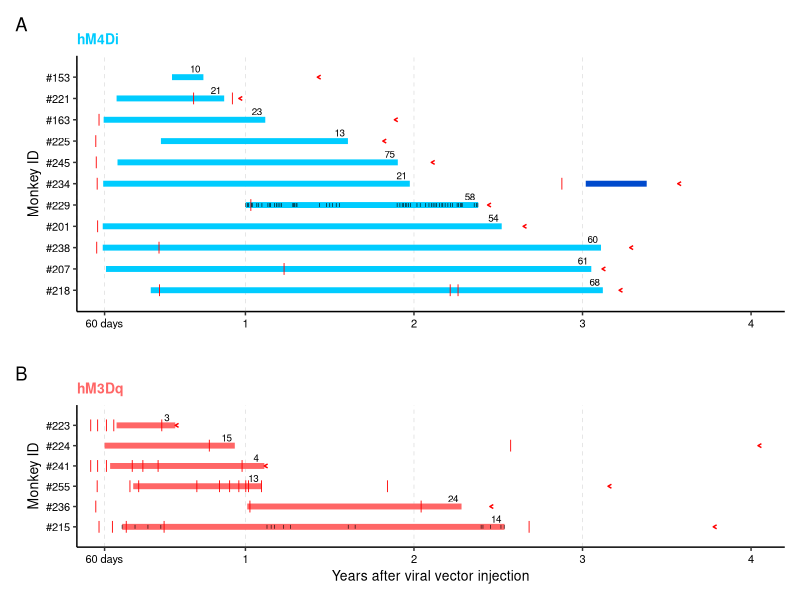

Recreate this plot in R.
library(tidyverse)
library(ggplot2)
library(patchwork)
library(ggrepel)
library(openxlsx)

# variables
M3color="#FF6666"
M4color="#00CCFF"
M4negative="#004ACC"
linesize=2
g_start =0
g_end=1600
g_seq=365
d60=60/365

sortid=c("#215","#236","#255","#241","#224","#223",
         "#218","#207","#238","#201","#229","#234","#245","#225","#163","#221","#153")
sortid1=c("215R","236J","255C","241J","224J","223C",
          "229R","234J","245J","225J","163R","221J","153R","201R","207R","218J","238J")

#-#-#-#-#-#-#-#
# data import #
#-#-#-#-#-#-#-#
df = read.xlsx("modulation_effect.xlsx",1) %>%
  pivot_longer(cols=c(start.y,end.y),names_to = "StartEnd",values_to = "year") %>%
  mutate(moid=factor(moid,levels=sortid))

#data frame of positive results
dfp = df %>%
  dplyr::filter(effect=="positive")

#data frame of 234 distinguished results
dfn = df %>%
  dplyr::filter(effect=="negative")

#functional assessments
petdate=read.csv(file="df_petdate.csv")      #dcz-pet
behavdate=read.csv(file="df_behavdate.csv")  #behavior
fdgdate=read.csv(file="df_fdgdate.csv")      #fdg-pet
histdate=read.csv(file="df_histdate.csv")    #perfusion

#plot for hM3Dq
gM3 <- ggplot(subset(dfp,dreadd=="hM3Dq"), mapping=aes(x=moid,y=year))+
  geom_hline(yintercept = c(d60,seq(0,3,1)),size=0.25,linetype="dashed",color="#DDDDDD")+
  geom_line(mapping=aes(group=group),linewidth=linesize,color=M3color)+
  geom_text(
    data=subset(subset(dfp,dreadd=="hM3Dq"),StartEnd=="end.y"),
    aes(x=moid,y=year,label=activation),,size=2.5,
    position=position_nudge(x=0.4,y=-0.05)
  )+
  #DCZ-PET timing
  geom_segment(data=subset(petdate,dreadd=="hM3Dq"),
               aes(x=moid,y=years,xend=moid,yend=years),
               arrow=arrow(angle=90,length=unit(1.5,'mm')),
               lwd=0.3,color="#FF0000")+
  #perfusion timing
  geom_segment(data=subset(histdate,dreadd=="hM3Dq"),
               aes(x=moid,y=years,xend=moid,yend=years),
               arrow=arrow(angle=30,length=unit(1,'mm')),
               lwd=0.5,color="#FF0000")+
  #behavior timing
  geom_segment(data=subset(behavdate,dreadd=="hM3Dq"),
               aes(x=moid,y=years,xend=moid,yend=years),
               arrow=arrow(angle=90,length=unit(0.5,'mm')),
               lwd=0.2,color="#000000")+
  #FDG-PET timing
  geom_segment(data=subset(fdgdate,dreadd=="hM3Dq"),
               aes(x=moid,y=years,xend=moid,yend=years),
               arrow=arrow(angle=90,length=unit(0.5,'mm')),
               lwd=0.2,color="#000000")+
  #theme settings
  theme_classic()+
  theme(strip.background = element_blank(),
        strip.text = element_text(size=8),
        legend.position = "none",
        plot.title = element_text(color=M3color,face="bold",size=10),
        panel.grid.major = element_blank(),
        panel.grid.minor = element_blank(),
        panel.background = element_blank(),
        axis.text=element_text(size=8,color="black"),
        axis.title=element_text(size=10))+
  labs(title="hM3Dq",
       y="Years after viral vector injection",
       x="Monkey ID",
       color="DREADD")+
  #axis settings
  scale_x_discrete(expand=c(0,1))+
  scale_y_continuous(breaks=c(d60,seq(1,5,1)),limits=c(0,4.2),expand=c(0,0),labels = c("60 days",seq(1,5,1)))+
  coord_flip()

#plot for hM4Di
gM4 <- ggplot(subset(dfp,dreadd=="hM4Di"), mapping=aes(x=moid,y=year))+
  geom_hline(yintercept = c(d60,seq(0,3,1)),size=0.25,linetype="dashed",color="#DDDDDD")+
  geom_line(mapping=aes(group=group),linewidth=linesize,color=M4color)+
  geom_line(data=dfn,mapping=aes(x=moid,y=year),color=M4negative,size=linesize)+
  geom_text(
    data=subset(subset(dfp,dreadd=="hM4Di"),StartEnd=="end.y"),
    aes(x=moid,y=year,label=activation),,size=2.5,
    position=position_nudge(x=0.4,y=-0.05)
  )+
  #DCZ-PET timing
  geom_segment(data=subset(petdate,dreadd=="hM4Di"),
               aes(x=moid,y=years,xend=moid,yend=years),
               arrow=arrow(angle=90,length=unit(1.5,'mm')),
               lwd=0.3,color="#FF0000")+
  #perfusion timing
  geom_segment(data=subset(histdate,dreadd=="hM4Di"),
               aes(x=moid,y=years,xend=moid,yend=years),
               arrow=arrow(angle=30,length=unit(1,'mm')),
               lwd=0.5,color="#FF0000")+
  #behavior timing
  geom_segment(data=subset(behavdate,dreadd=="hM4Di"),
               aes(x=moid,y=years,xend=moid,yend=years),
               arrow=arrow(angle=90,length=unit(0.5,'mm')),
               lwd=0.2,color="#000000")+
  #FDG-PET timing
  geom_segment(data=subset(fdgdate,dreadd=="hM4Di"),
               aes(x=moid,y=years,xend=moid,yend=years),
               arrow=arrow(angle=90,length=unit(0.5,'mm')),
               lwd=0.2,color="#000000")+
  labs(title="hM4Di",
       y="",
       x="Monkey ID",
       color="DREADD")+
  #theme settings
  theme_classic()+
  theme(strip.background = element_blank(),
        strip.text = element_text(size=8),
        legend.position = "none",
        plot.title = element_text(color=M4color,face="bold",size=10),
        panel.grid.major = element_blank(),
        panel.grid.minor = element_blank(),
        panel.background = element_blank(),
        axis.text=element_text(size=8,color="black"),
        axis.title=element_text(size=10))+
  #axis settings
  scale_x_discrete(expand=c(0,1))+
  scale_y_continuous(breaks=c(d60,seq(1,5,1)),limits=c(0,4.2),expand=c(0,0),labels = c("60 days",seq(1,5,1)))+
  coord_flip()

#figure layout
p=gM4/gM3+plot_layout(height=c(9,5))+plot_annotation(tag_levels = "A")
p
